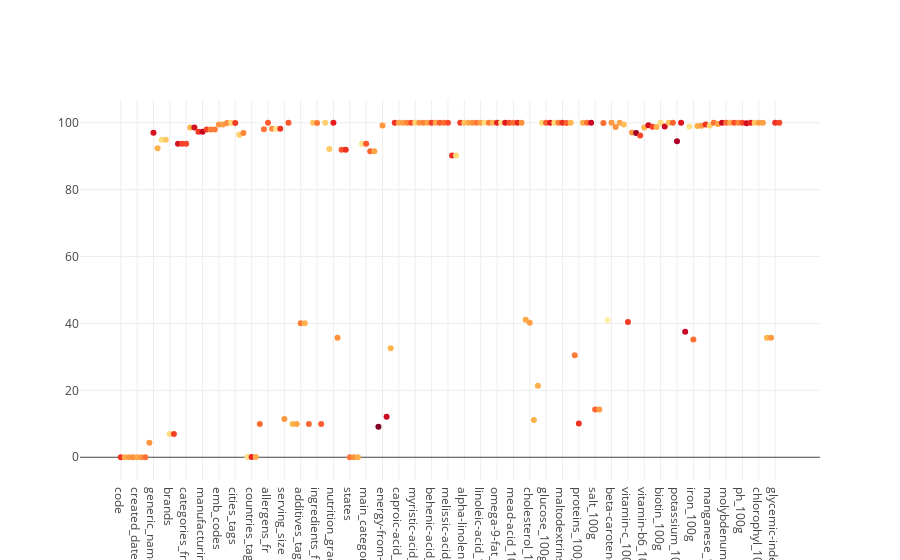
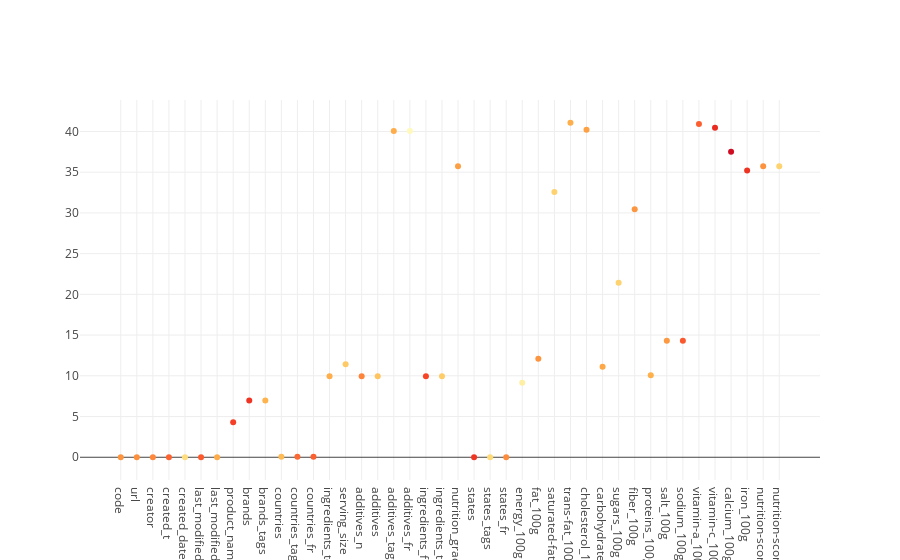

The notebook cell these images were saved under, in order:
### Code cell
from sklearn.neighbors import KNeighborsClassifier
import numpy as np
import pandas as pd
import matplotlib.pyplot as plt
from sklearn import linear_model
from sklearn.linear_model import LinearRegression
from sklearn.cross_validation import train_test_split
from sklearn.preprocessing import PolynomialFeatures


database = pd.read_csv('/Users/Florian/Documents/BigData/openclassrooms/pythons/projet2_datascientist/food1.csv'
                       ,sep='\t', header=0)


# On crée une liste contenant pour chaque colonne du dataframe le pourcentage de valeurs nulles qu'elle contient

liste = []
liste2 = database.columns.values.tolist()
bob = []
compte = 0
for i in liste2:
    bob.append(pd.isnull(database[i]))
    compte = 0
    for j in bob[0]:
        if j == True:
            compte = compte + 1    
    bob = []
    liste.append(compte/1999*100)
print('Liste contenant le pourcentage de valeurs nulles pour chaque variable créée')

from plotly import __version__
from plotly.offline import download_plotlyjs, init_notebook_mode, plot, iplot
init_notebook_mode(connected=True)
from plotly.graph_objs import Scatter, Figure, Layout

iplot([Scatter(x=liste2, y=liste,
              mode='markers', marker = dict(color = np.random.randn(500), colorscale = 'YlOrRd'))])


# on crée une nouvelle liste en excluant les colonnes ayant moins de 50% de valeurs remplies


# on récupère le nom des colonnes concernées dans une liste
liste = []
liste2 = database.columns.values.tolist()  # on récupère le nom des colonnes dans une liste
bob = []
compte = 0
for i in liste2:
    bob.append(pd.isnull(database[i]))  #on regarde pour chaque colonne de liste2 si elle contient des valeurs nulles
                                        #si oui, alors on inclue le booléen de retour dans la liste bob
    compte = 0
    for j in bob[0]:
        if j == True:  # si bob contient vrai, alors on incrémente compte pour avoir le nombre total de valeurs nulles
            compte = compte + 1    
    bob = []      # on remet à zéro bob pour changer de colonne
    liste.append(compte/1999*100) #une fois le parcours de la colonne, on calcule son pourcentage de valeurs nulles
new_liste = []   #on crée la liste qui contiendra le nom des colonnes avec moins de 50% de valeurs nulles
for j in range(len(liste)):          #on parcours la liste contenant le 
    if liste[j] < 50:
        new_liste.append(liste2[j])  #on remplit new_liste avec le nom des colonnes avec moins de 50% de valeurs nulles

#on récupère la dataframe avec les colonnes concernées
new_database = pd.DataFrame(database, columns = new_liste)

liste = []
liste2 = new_database.columns.values.tolist()  #dans une liste on récupère le nom des colonnes de la nouvelle dataframe
bob = []
compte = 0
for i in liste2:
    bob.append(pd.isnull(new_database[i]))
    compte = 0
    for j in bob[0]:
        if j == True:
            compte = compte + 1    #on compte le nombre de valeurs nulles pour chaque colonne
    bob = []
    liste.append(compte/1999*100)   #on calcule le pourcentage de valeurs nulles
for j in range(len(liste)):
    if liste[j] < 50:               #on remplit la liste avec les colonnes concernées 
        new_liste.append(liste2[j])


from plotly import __version__
from plotly.offline import download_plotlyjs, init_notebook_mode, plot, iplot
init_notebook_mode(connected=True)
from plotly.graph_objs import Scatter, Figure, Layout

iplot([Scatter(x=new_liste, y=liste,
              mode='markers', marker = dict(color = np.random.randn(500), colorscale = 'YlOrRd'))])

# on va garder certaines colonnes non numériques qui sont dignes d'intérêt : les variables pays notamment (uniquement
#france, USA et UK puisque les autres pays ont trop peu d'entrées pour être intéressants). Pour cela on va créer une
#nouvelle colonne pour chaque pays. 

new_database['fr'] = 0
new_database['uk'] = 0
new_database['usa'] = 0

compteur = 0
for j in new_database['countries_fr']:
    if j == 'France':
        new_database['fr'].iloc[compteur] = 1
    compteur = compteur + 1

print('colonne fr remplie')

compteur = 0

for j in new_database['countries_fr']:
    if j == 'Royaume-Uni':
        new_database['uk'].iloc[compteur] = 1
    compteur = compteur + 1

print('colonne uk remplie')

compteur = 0

for j in new_database['countries_fr']:
    if j == 'États-Unis':
        new_database['usa'].iloc[compteur] = 1
    compteur = compteur + 1

print('colonne usa remplie')

compteur = 0



#certaines colonnes sont toujours inutiles, on ne souhaite garder que les colonnes contenant des valeurs numériques

base_num = new_database._get_numeric_data()  
base_num.head()                             

#on crée base_num_réduite qui ne contient pas les colonnes numériques inutiles : code, created_t et last_modified_t

base_num_reduite = base_num.drop(['code','created_t','last_modified_t'], axis = 1) 

# on souhaite remplacer les valeurs NaN par la moyenne des valeurs de la colonne. Ainsi, si la colonne contient
# beaucoup de zéros, la valeur que l'on ajoutera sera proche de zéro et n'aura pas un fort impact dans le cas où nous
# souhaiterions faire des statistiques sur la variable en question. Si la colonne contient peu de zéros, alors
# rajouter une valeur correspondant à la moyenne des valeurs de la colonne aura moins d'impact que de mettre un zéro

print('remplacement des valeurs NaN par la moyenne des valeurs de chaque colonne')
moyenne = []
for i in base_num_reduite:
    print('parcours de colonne ', i)
    temp = []
    compteur = 0
    for j in base_num_reduite[i]:
        if np.isnan(j) == False:   
            temp.append(j)
    moyenne_temp = np.mean(np.array(temp))

    for k in base_num_reduite[i]:    
        if np.isnan(k) == True:       
            base_num_reduite[i].iloc[compteur] = moyenne_temp
            compteur = compteur +1
        else:
            compteur = compteur +1 


# on retire les valeurs extrêmes en les remplaçant par la valeur du 3e quartile

print('remplacement des valeurs extremes')

compteur = 0
for i in base_num_reduite:
    changed =0
    unchanged =0
    compteur = 0
    for j in base_num_reduite[i]:
        
        modified = False
        if j > (2*base_num_reduite[i].head().describe().loc['std'] + base_num_reduite[i].head().describe().loc['mean']):
            base_num_reduite[i].iloc[compteur] = base_num_reduite[i].head().describe().loc['75%']
            changed = changed+1
        else:
            unchanged = unchanged + 1
        compteur = compteur + 1
    print('ligne', i, 'ok, changement : ',changed,' maintenus ', unchanged,len(base_num_reduite[i]))
print('parcours termine')




            
base_num_reduite.head()

### Figure 1 — Plotly figure (JSON) as saved in the notebook; plotly's stock layout.template omitted (floating-point values rounded to 4 significant figures; data arrays with more than 128 entries replaced by an {"elided": "..."} marker saying what was removed)
{"data": [{"marker": {"color": {"elided": "500 float values"}, "colorscale": "YlOrRd"}, "mode": "markers", "type": "scatter", "x": {"elided": "162 str values"}, "y": {"elided": "162 float values"}}], "layout": {}}

### Figure 2 — Plotly figure (JSON) as saved in the notebook; plotly's stock layout.template omitted (floating-point values rounded to 4 significant figures; data arrays with more than 128 entries replaced by an {"elided": "..."} marker saying what was removed)
{"data": [{"marker": {"color": {"elided": "500 float values"}, "colorscale": "YlOrRd"}, "mode": "markers", "type": "scatter", "x": ["code", "url", "creator", "created_t", "created_datetime", "last_modified_t", "last_modified_datetime", "product_name", "brands", "brands_tags", "countries", "countries_tags", "countries_fr", "ingredients_text", "serving_size", "additives_n", "additives", "additives_tags", "additives_fr", "ingredients_from_palm_oil_n", "ingredients_that_may_be_from_palm_oil_n", "nutrition_grade_fr", "states", "states_tags", "states_fr", "energy_100g", "fat_100g", "saturated-fat_100g", "trans-fat_100g", "cholesterol_100g", "carbohydrates_100g", "sugars_100g", "fiber_100g", "proteins_100g", "salt_100g", "sodium_100g", "vitamin-a_100g", "vitamin-c_100g", "calcium_100g", "iron_100g", "nutrition-score-fr_100g", "nutrition-score-uk_100g", "code", "url", "creator", "created_t", "created_datetime", "last_modified_t", "last_modified_datetime", "product_name", "brands", "brands_tags", "countries", "countries_tags", "countries_fr", "ingredients_text", "serving_size", "additives_n", "additives", "additives_tags", "additives_fr", "ingredients_from_palm_oil_n", "ingredients_that_may_be_from_palm_oil_n", "nutrition_grade_fr", "states", "states_tags", "states_fr", "energy_100g", "fat_100g", "saturated-fat_100g", "trans-fat_100g", "cholesterol_100g", "carbohydrates_100g", "sugars_100g", "fiber_100g", "proteins_100g", "salt_100g", "sodium_100g", "vitamin-a_100g", "vitamin-c_100g", "calcium_100g", "iron_100g", "nutrition-score-fr_100g", "nutrition-score-uk_100g"], "y": [0, 0, 0, 0, 0, 0, 0, 4.302, 6.953, 6.953, 0.05003, 0.05003, 0.05003, 9.955, 11.41, 9.955, 9.955, 40.07, 40.07, 9.955, 9.955, 35.72, 0, 0, 0, 9.155, 12.11, 32.57, 41.07, 40.22, 11.11, 21.41, 30.47, 10.06, 14.31, 14.31, 40.92, 40.47, 37.52, 35.22, 35.72, 35.72]}], "layout": {}}
